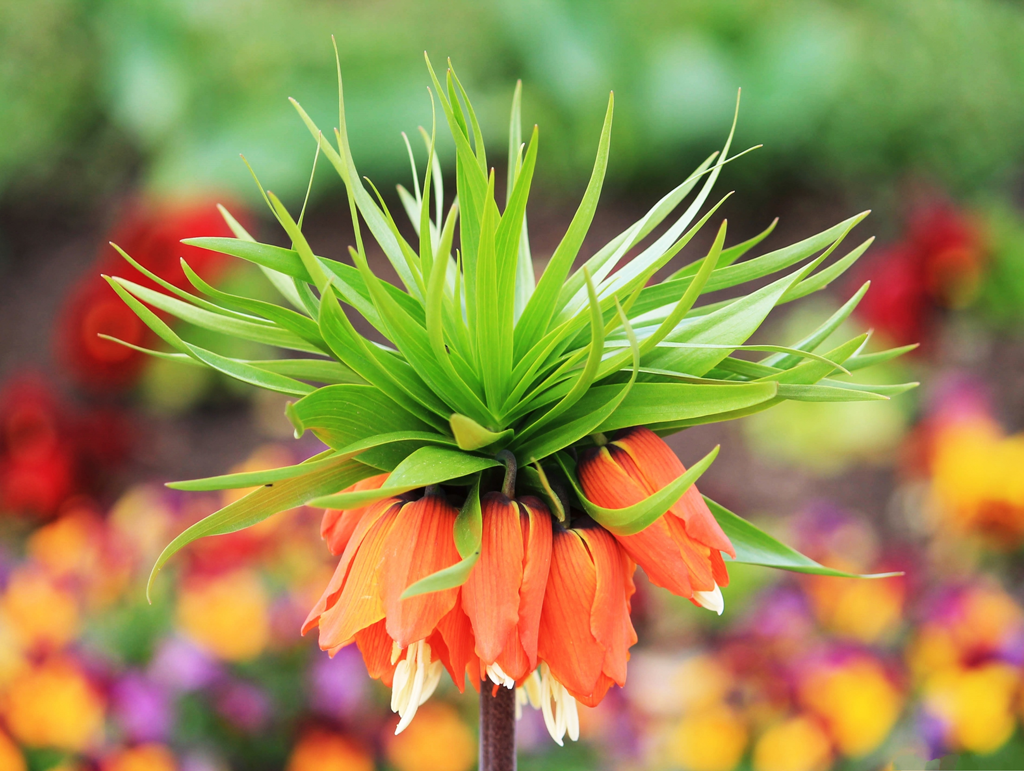
#> input picture lab/lab4/Flower.png, 1024 x 771 px
$ python 4-A.py
#> lines starting #> are read from the running program, lines starting #| are printed output that depends on the picture; after the words box and inside, x2 and y2 are one past the last pixel; in counts of white or black regions, pixels touching at a corner belong together
import cv2

image = cv2.imread('Flower.png')
#> image is the input picture: shape (771, 1024, 3); mean B, G, R 77, 136.4, 151.1
gray_image = cv2.cvtColor(image, cv2.COLOR_BGR2GRAY)
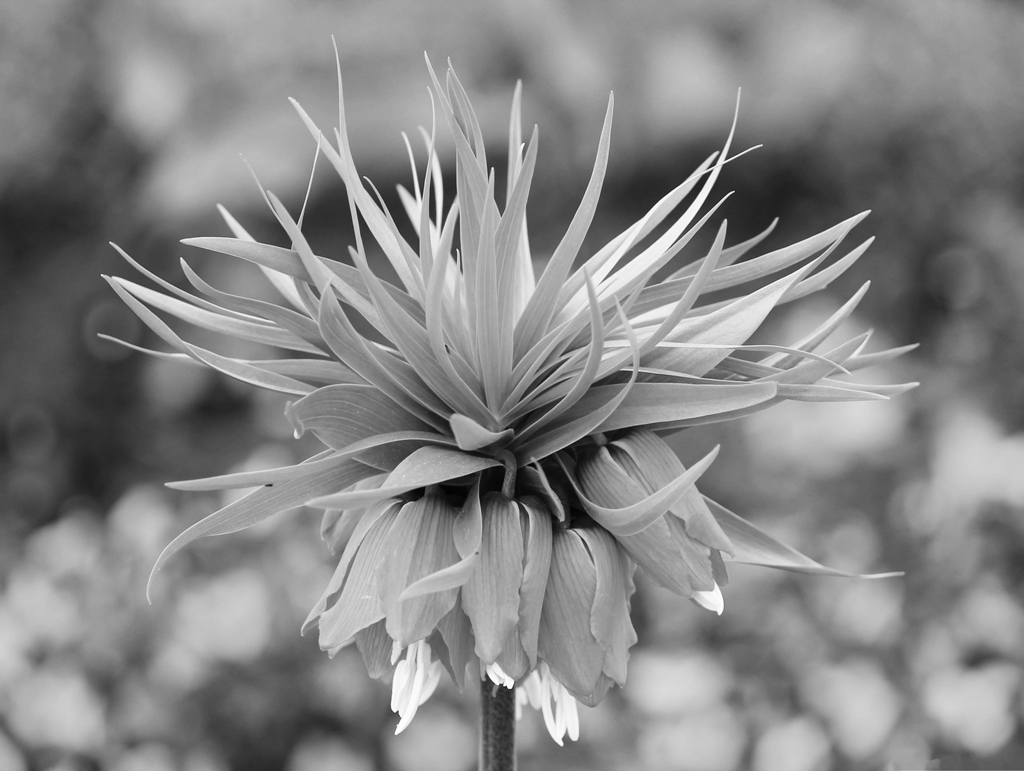
#> gray_image: shape (771, 1024); min 1, max 255, mean 134

# 法表示梯度值的门限:
#   threshold1: 第一个阈值，任何梯度小于此值的都不被认为是边缘。
#   threshold2: 第二个阈值，任何梯度大于此值的一定是边缘。
edges = cv2.Canny(gray_image, threshold1=50, threshold2=200)
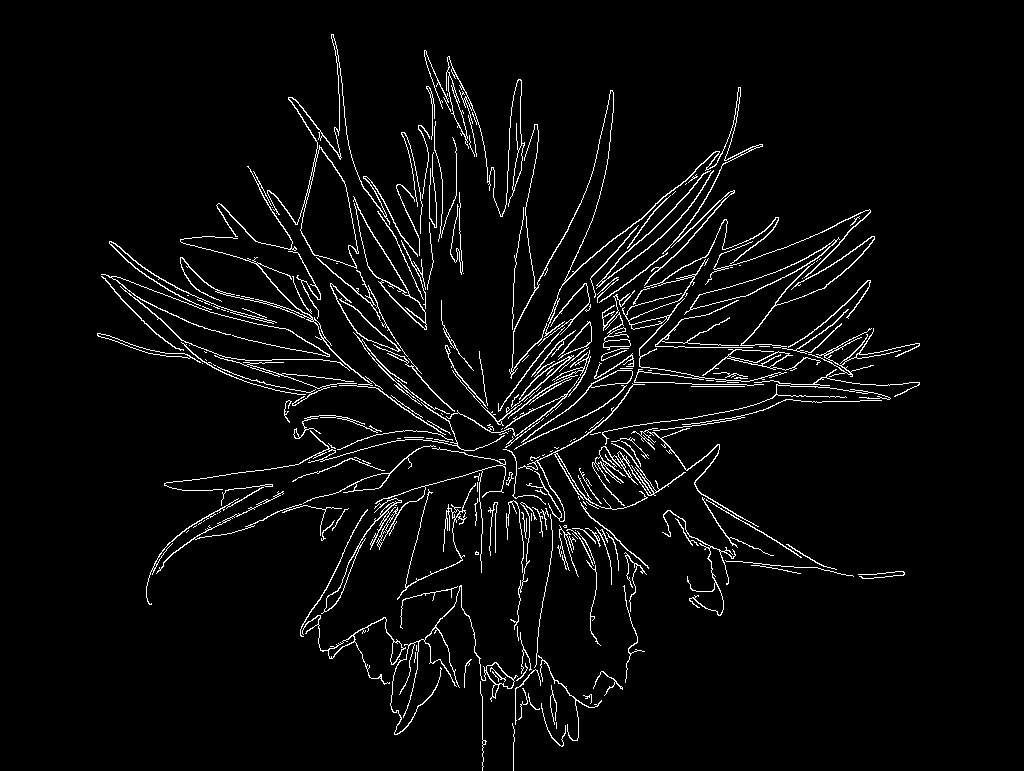
#> edges: shape (771, 1024); 4.1% white in thin lines or dots, all inside (x1, y1, x2, y2) = (97, 34, 920, 771)

cv2.imshow("Egdes", edges)
cv2.waitKey()
cv2.destroyAllWindows()

# cv2.findContours函数的参数:
#   image: 输入图像（这里是Canny边缘检测的结果）。
#   mode: 轮廓检索模式（RETR_TREE检索所有轮廓并重构嵌套轮廓的完整层级）。
#   method: 轮廓逼近方法（CHAIN_APPROX_SIMPLE压缩水平、垂直和对角线段，仅保留它们的端点）。
contours, _ = cv2.findContours(edges, cv2.RETR_TREE, cv2.CHAIN_APPROX_SIMPLE)
#> contours = 408 contours, 298 with area under 20; largest, box (x1, y1, x2, y2) and area: (267, 34, 418, 269) 4424, (300, 147, 358, 268) 4058, (684, 237, 840, 315) 1438, (690, 239, 836, 310) 1350, (353, 196, 427, 330) 795
# cv2.drawContours函数的参数:
#   image: 输入图像（这里是原始图像）。
#   contours: 轮廓列表。
#   contourIdx: 轮廓索引（-1表示绘制所有轮廓）。
#   color: 轮廓颜色。
#   thickness: 轮廓线的厚度。
contoured_image = image.copy()
cv2.drawContours(contoured_image, contours, -1, (0, 255, 0), 3)
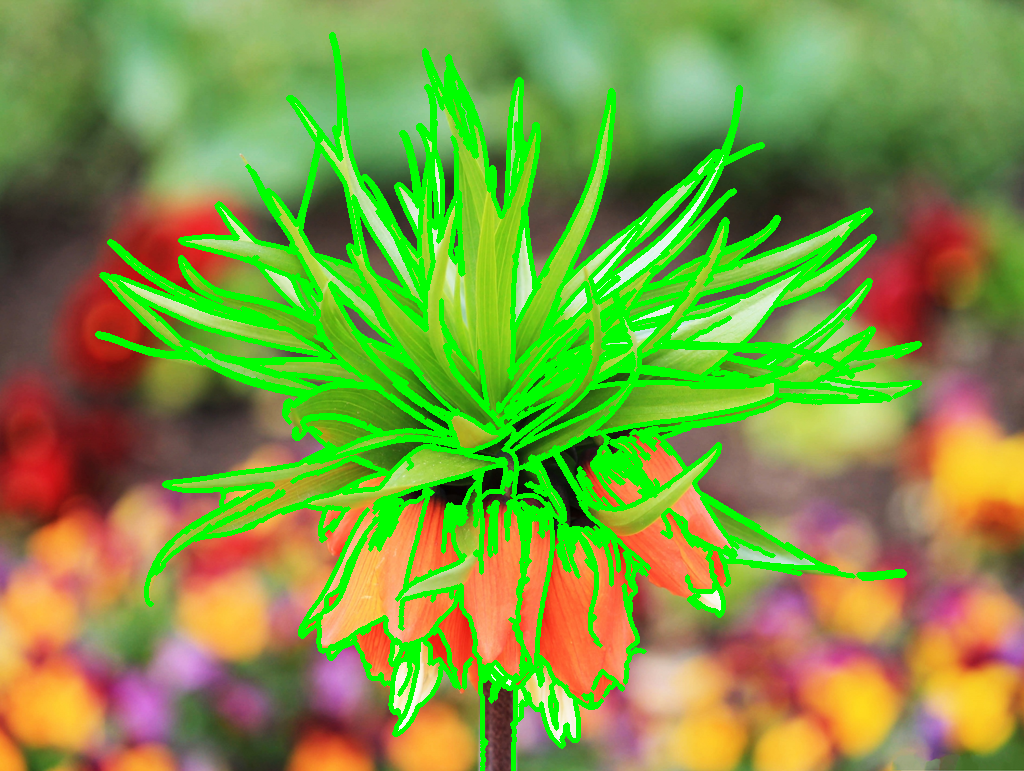
#> contoured_image: shape (771, 1024, 3); 15.29% of pixels changed, all inside (x1, y1, x2, y2) = (95, 32, 922, 771)

cv2.imshow("Egdes", contoured_image)
cv2.waitKey()
cv2.destroyAllWindows()

$ run again, with lab/lab4/building.png copied over lab/lab4/Flower.png
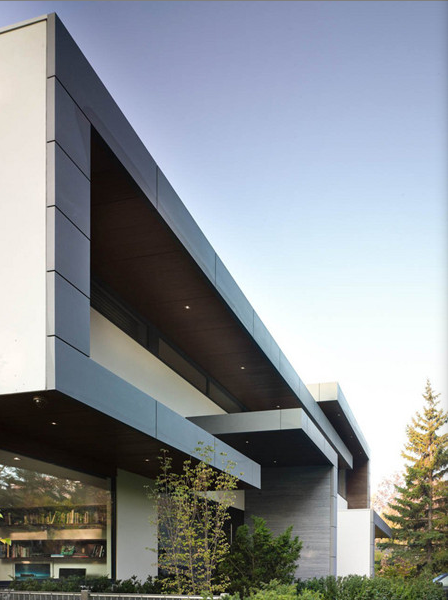
#> input picture lab/lab4/building.png, 448 x 600 px
#> image is the input picture: shape (600, 448, 3); mean B, G, R 148.6, 143.9, 138.7
#> `edges = cv2.Canny(gray_image, threshold1=50, threshold2=200)`:
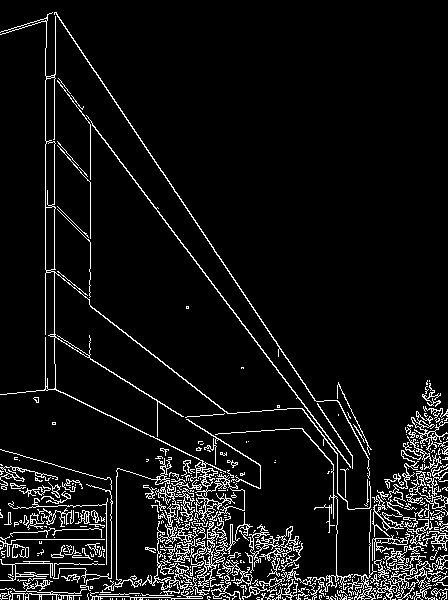
#> edges: shape (600, 448); 7.1% white in thin lines or dots
#> contours = 770 contours, 648 with area under 20; largest, box (x1, y1, x2, y2) and area: (90, 483, 253, 600) 1980, (0, 12, 371, 510) 1774, (242, 524, 312, 600) 598, (45, 141, 56, 208) 579, (45, 206, 56, 271) 565
#> `cv2.drawContours(contoured_image, contours, -1, (0, 255, 0), 3)`:
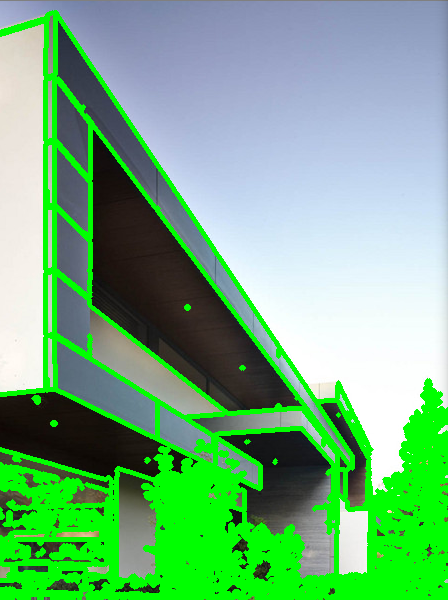
#> contoured_image: shape (600, 448, 3); mean B, G, R 127.6, 178.3, 114.1
